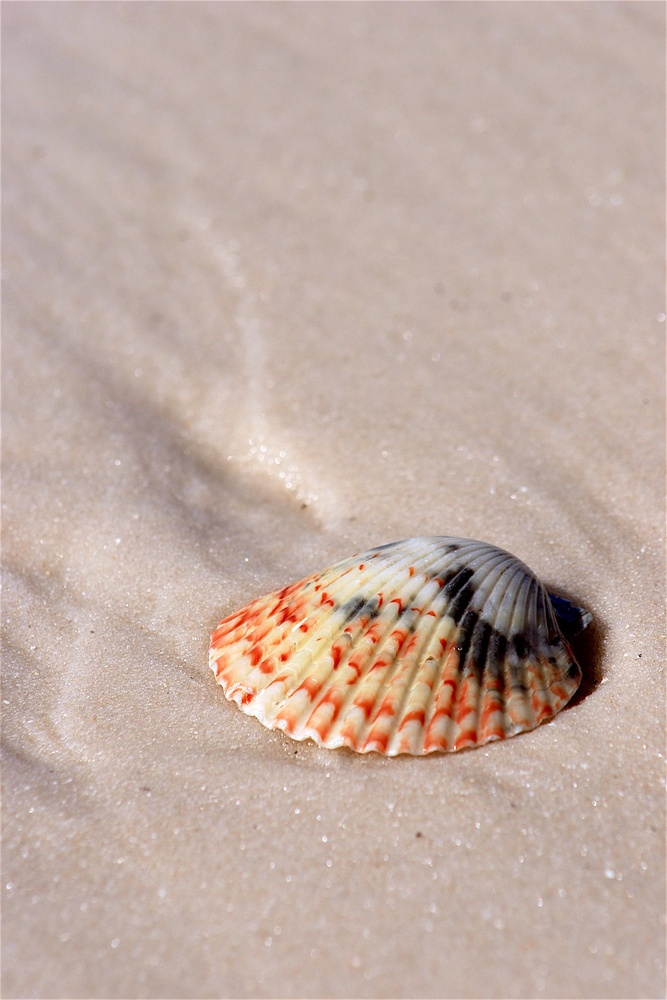
#> input picture images/assignment2/shell1.jpg, 667 x 1000 px, shrunk from 1152 x 1728 before the run
$ python assignment2-snake.py   (Python 2 division)
#> lines starting #> are read from the running program, lines starting #| are printed output that depends on the picture
import cv2
import numpy as np
import copy as cp
from os import listdir
from os.path import isfile, join
import numpy as np
import sys

sys.path.append('../scripts')

from Snake import GreedySnake

global imageColor, imageGray, imageContour
imageColor = cv2.imread('../images/assignment2/shell1.jpg')
#> imageColor is the input picture: shape (1000, 667, 3); mean B, G, R 163, 172.7, 193.5
imageGray = cv2.imread('../images/assignment2/shell1.jpg', 0)
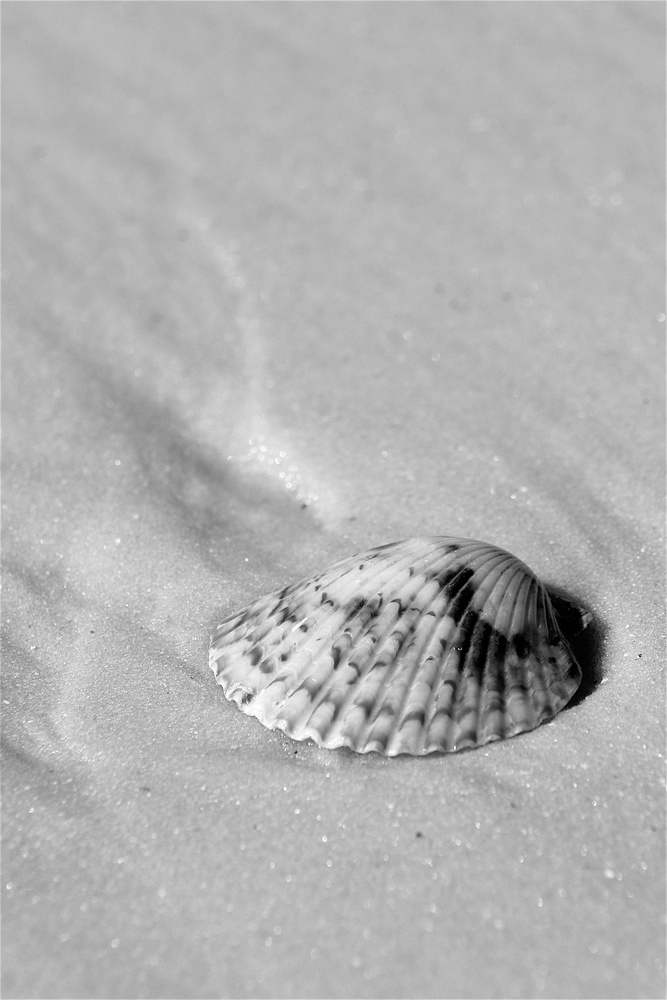
#> imageGray: shape (1000, 667); min 0, max 255, mean 177.8
imageContour = cp.deepcopy(imageColor)
contourPoints = np.zeros(1)
contourList = []


def getxy(event, x, y, flags, param):
    if event == cv2.EVENT_LBUTTONDOWN:
        contourList.append((y, x))
        # cv2.drawContours( imageContour, contour, -1, ( 128,128,128 )  )
        print "(row, col) = ", (y, x)
        cv2.drawMarker(imageColor, (x, y), (0, 0, 0))
        cv2.imshow('image', imageColor)
    else:
        if event == cv2.EVENT_RBUTTONDOWN:
            contourPoints = np.array(contourList)
            startSnake( contourPoints )


def startSnake( initialContour ):
    # alpha = 1, beta=1, gamma=1
    snake = GreedySnake(4.5, 4, 0.5  , initialContour, imageGray)

    cv2.namedWindow('snake-image',cv2.WINDOW_NORMAL)
    while( snake.iterate() >= 0 ) :
        newContour = snake.getContour()
        newContour = [ (c,r) for (r,c) in newContour ]
        newContour = np.array( newContour )
        imageSnake = np.array( imageColor , copy = True )
        imageSnake = cv2.drawContours( imageSnake,[newContour],-1, ( 255,0,0 ) , 5)

        cv2.imshow('snake-image',imageSnake)
        cv2.waitKey(0)

    exit(1)
# Set mouse CallBack event
cv2.namedWindow('image',cv2.WINDOW_NORMAL)
cv2.setMouseCallback('image', getxy)
cv2.imshow('image', imageColor)

cv2.waitKey(0)
cv2.destroyAllWindows()
